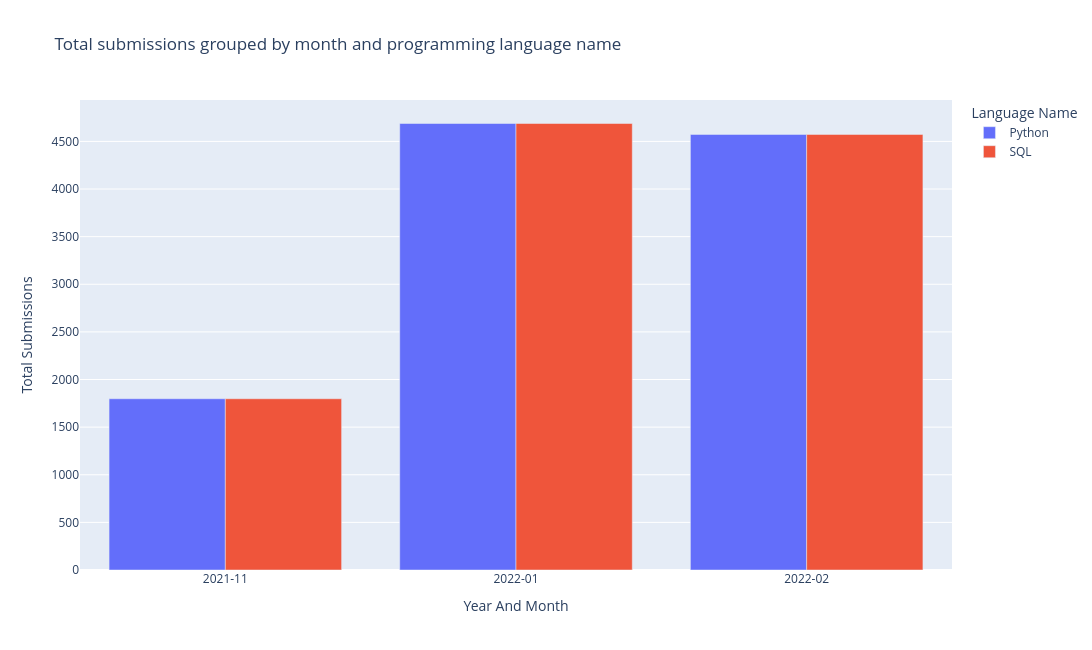

The cell this chart's notebook holds for it:
### Code cell
ax = px.bar(cohort_report_df, x = 'YM', y = 'total_submissions',color = 'language_name', barmode = 'group', height= 650, width= 1300,
    title = 'Total submissions grouped by month and programming language name' ,labels = {
        'YM':'Year And Month',
        'language_name':'Language Name',
        'total_submissions':'Total Submissions'
})
ax.update_xaxes(type='category')

### Figure 1 — Plotly figure (JSON) as saved in the notebook; plotly's stock layout.template omitted (floating-point values rounded to 4 significant figures)
{"data": [{"alignmentgroup": "True", "hovertemplate": "Language Name=Python<br>Year And Month=%{x}<br>Total Submissions=%{y}<extra></extra>", "legendgroup": "Python", "marker": {"color": "#636efa", "pattern": {"shape": ""}}, "name": "Python", "offsetgroup": "Python", "orientation": "v", "showlegend": true, "textposition": "auto", "type": "bar", "x": ["2021-11", "2022-01", "2022-02"], "xaxis": "x", "y": [1798, 4688, 4573], "yaxis": "y"}, {"alignmentgroup": "True", "hovertemplate": "Language Name=SQL<br>Year And Month=%{x}<br>Total Submissions=%{y}<extra></extra>", "legendgroup": "SQL", "marker": {"color": "#EF553B", "pattern": {"shape": ""}}, "name": "SQL", "offsetgroup": "SQL", "orientation": "v", "showlegend": true, "textposition": "auto", "type": "bar", "x": ["2021-11", "2022-01", "2022-02"], "xaxis": "x", "y": [1798, 4688, 4573], "yaxis": "y"}], "layout": {"barmode": "group", "height": 650, "legend": {"title": {"text": "Language Name"}, "tracegroupgap": 0}, "title": {"text": "Total submissions grouped by month and programming language name"}, "width": 1300, "xaxis": {"anchor": "y", "domain": [0, 1], "title": {"text": "Year And Month"}, "type": "category"}, "yaxis": {"anchor": "x", "domain": [0, 1], "title": {"text": "Total Submissions"}}}}
